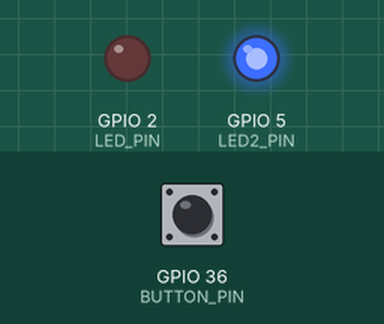
This program was run on a simulated ESP32. Parts: output pins drawn as LEDs (lit = HIGH). The test bench sets the inputs (shaded band); at power-on: GPIO 36 (BUTTON_PIN) LOW.

Above: at 1.2 s.
1.3 s: GPIO 36 (BUTTON_PIN) pulled HIGH for 0.15 s
At 1.37 s:
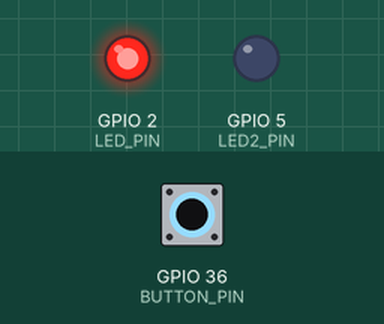
2.9 s: GPIO 36 (BUTTON_PIN) pulled HIGH for 3.2 s
At 6.5 s:
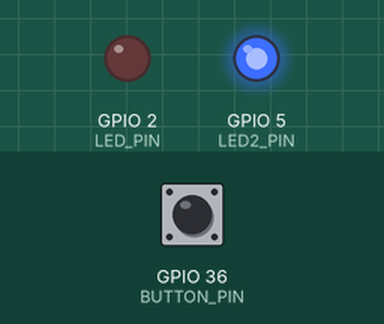
Timing chart, 0 to 8.0 s (numbered marks = the images above; inputs shaded):
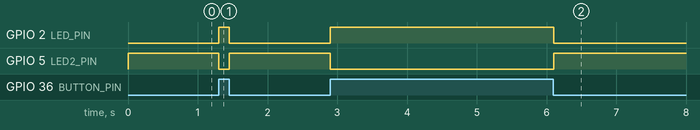

Measured:
- after the input at 1.3 s, GPIO 2 (LED_PIN): LOW → HIGH at once, → LOW 0.15 s later; GPIO 5 (LED2_PIN): HIGH → LOW at once, → HIGH 0.15 s later
- after the input at 2.9 s, GPIO 2 (LED_PIN): LOW → HIGH at once, → LOW 3.2 s later; GPIO 5 (LED2_PIN): HIGH → LOW at once, → HIGH 3.2 s later

The program:

main.cpp
```cpp
// Week 2 - Button Controlled Dual LED Task
// Embedded IoT System Fall-2026
// Muhammad Hasnain Anjum  // 24-NTU-CS-FL-1065

#include <Arduino.h>

constexpr uint8_t BUTTON_PIN = 36;
constexpr uint8_t LED_PIN = 2;
constexpr uint8_t LED2_PIN = 5;

void setup()
{
    pinMode(LED_PIN, OUTPUT);
    pinMode(LED2_PIN, OUTPUT);
    pinMode(BUTTON_PIN, INPUT);
}

void loop()
{
    const int buttonState = digitalRead(BUTTON_PIN);

    if (buttonState == HIGH)
    {
        digitalWrite(LED_PIN, HIGH);
        digitalWrite(LED2_PIN, LOW);
    }
    else
    {
        digitalWrite(LED_PIN, LOW);
        digitalWrite(LED2_PIN, HIGH);
    }
}
```
